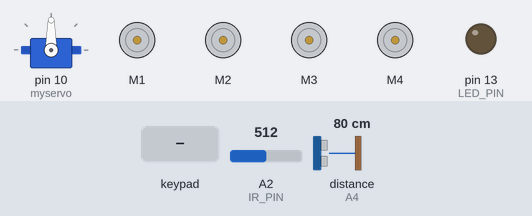
Bench run of a sketch on a simulated Arduino Uno, built with avr-gcc and run on an emulated ATmega328P. Shown: servo, 4 × DC motor (green arrow = forward, orange = backward, longer = faster), output pins drawn as LEDs (lit = HIGH). The test bench sets the inputs (shaded band); at power-on: distance to the obstacle (sensor on A4) 80 cm, A2 (IR_PIN) = 512. The echo pulse lasts 58.3 µs per cm; what the sketch prints to the serial monitor is not drawn.

Above: at 2.7 s.
2.8 s: key 'U' pressed
At 3.2 s:
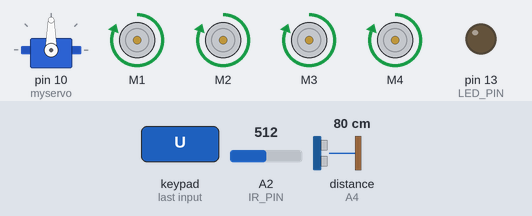
4.4 s: distance to the obstacle (sensor on A4) set to 28 cm
5.9 s: distance to the obstacle (sensor on A4) set to 21 cm
At 6.2 s:
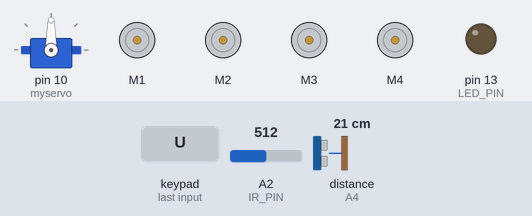
7.4 s: key 'D' pressed
At 7.7 s:
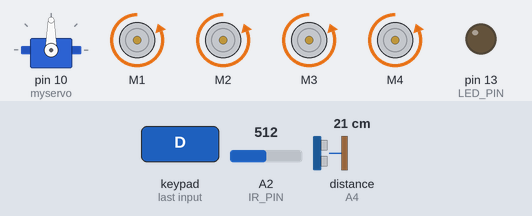
8.9 s: key 'L' pressed
At 10.0 s:
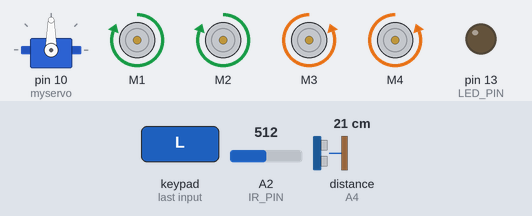
10.4 s: key 'R' pressed
At 11.1 s:
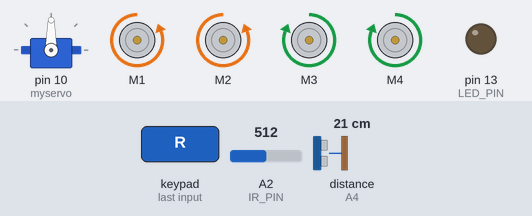
Timing chart, 0 to 12.9 s (numbered marks = the images above; inputs shaded):
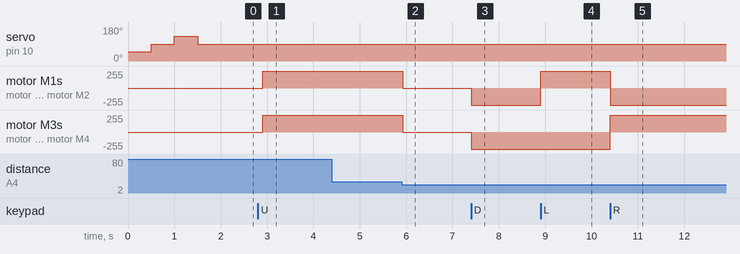

The sketch:

ble_car_dabble.ino
```cpp
#include <AFMotor.h>
#include <NewPing.h>
#include <Servo.h>
#define CUSTOM_SETTINGS
#define INCLUDE_GAMEPAD_MODULE
#include <Dabble.h>

#define RX                   0   // DIGITAL PIN 0  - RX to TX
#define TX                   1   // DIGITAL PIN 1  - TX to RX
#define IR_PIN              A2
#define ECHO_PIN            A4   // Pin A4 on the Motor Drive Shield connected to the ultrasonic sensor
#define TRIG_PIN            A5   // Pin A5 on the Motor Drive Shield connected to the ultrasonic sensor
#define MAX_DISTANCE        100
#define TURN_RIGHT          50
#define TURN_LEFT           130
#define STRAIGHT            90
#define LED_PIN             13
#define FWD                 1
#define BCK                 2
#define LFT                 3
#define RGT                 4
#define NON                 0

//INIT
NewPing sonar(TRIG_PIN, ECHO_PIN, MAX_DISTANCE);
AF_DCMotor rightFrontMotor(1, MOTOR12_64KHZ);
AF_DCMotor rightRearMotor(2, MOTOR12_64KHZ);
AF_DCMotor leftFrontMotor(3, MOTOR34_64KHZ);
AF_DCMotor leftRearMotor(4, MOTOR34_64KHZ);
Servo myservo;

int distance = 100;
int IR_Sensor = 1000;
int setDirection = NON;

void setup()
{
    Dabble.begin(9600, RX, TX);
    Serial.begin(115200);  //Set the baud rate to your Bluetooth module.
    pinMode(IR_PIN, INPUT);
    pinMode(LED_PIN, OUTPUT);
    myservo.attach(10);
    myservo.write(TURN_RIGHT);
    delay(500);
    myservo.write(STRAIGHT);
    delay(500);
    myservo.write(TURN_LEFT);
    delay(500);
    myservo.write(STRAIGHT);
    setDirection = NON;
}

void loop()
{
LOOP_BEGIN:
    if(setDirection == FWD)
    {
        distance = readPing();
        if (distance < 25)
        {
            Serial.print("1. Distance is less than 25 cm, stopping \n");
            Stop();
            distance = 100;
            setDirection = NON;
            goto LOOP_BEGIN;
        }
    }
    else if (setDirection == BCK)
    {
        IR_Sensor = analogRead(IR_PIN);
        Serial.println(IR_Sensor);
        if (IR_Sensor < 100)
        {
            Serial.print("\2. IR Sensor is LOW, stopping \n");
            Stop();
            IR_Sensor = 1000;
            setDirection = NON;
            goto LOOP_BEGIN;
        }
    }
    Dabble.processInput();

    if (GamePad.isUpPressed())
    {
        setDirection = FWD;
        distance = readPing();
        if(distance < 25 )
        {
            Serial.print("2. Distance is less than 25 cm, stopping \n");
            Stop();
            distance = 100;
            setDirection = NON;
            goto LOOP_BEGIN;
        }
        Serial.print("UP");
        Serial.print("\n Going Forward \n");
        forward();
    }

    if (GamePad.isDownPressed())
    {
        setDirection = BCK;
        IR_Sensor = analogRead(IR_PIN);
        Serial.println(IR_Sensor);
        if (IR_Sensor < 100)
        {
            Serial.print("\n2. IR Sensor is LOW, stopping \n");
            Stop();
            IR_Sensor = 1000;
            setDirection = NON;
            goto LOOP_BEGIN;
        }

        Serial.print("DOWN");
        Serial.print("\n Going back \n");
        back();
    }

    if (GamePad.isLeftPressed())
    {
        setDirection = NON;
        Serial.print("Left");
        Serial.print("\n Going left \n");
        left();
    }

    if (GamePad.isRightPressed())
    {
        setDirection = NON;
        Serial.print("Right");
        Serial.print("\n Going right \n");
        right();
    }
    if (GamePad.isCirclePressed())
    {
        setDirection = NON;
        Serial.print("STOP");
        Serial.print("\n Going to stop \n");
        Stop();
    }


}

void flashLED(int numberOfTimes)
{
  int i = 0;
  for (i = 0; i < numberOfTimes; i++)
  {
    digitalWrite(LED_PIN, HIGH);
    delay(100);
    digitalWrite(LED_PIN, LOW);
    delay(100);
  }
  digitalWrite(LED_PIN, LOW);
}

// called from look(), will return ping (from ultrasonic sensor) value in cm
int readPing()
{
    delay(100);
    // read in centimeter
    int cm = sonar.ping_cm();
    if(cm==0)
    {
        cm = 250;
    }
    return cm;
}

void forward()
{
    rightFrontMotor.setSpeed(255); //Define maximum velocity
    rightFrontMotor.run(FORWARD); //rotate the motor clockwise
    rightRearMotor.setSpeed(255); //Define maximum velocity
    rightRearMotor.run(FORWARD); //rotate the motor clockwise
    leftFrontMotor.setSpeed(255);//Define maximum velocity
    leftFrontMotor.run(FORWARD); //rotate the motor clockwise
    leftRearMotor.setSpeed(255);//Define maximum velocity
    leftRearMotor.run(FORWARD); //rotate the motor clockwise
}

void back()
{
    rightFrontMotor.setSpeed(255); //Define maximum velocity
    rightFrontMotor.run(BACKWARD); //rotate the motor anti-clockwise
    rightRearMotor.setSpeed(255); //Define maximum velocity
    rightRearMotor.run(BACKWARD); //rotate the motor anti-clockwise
    leftFrontMotor.setSpeed(255); //Define maximum velocity
    leftFrontMotor.run(BACKWARD); //rotate the motor anti-clockwise
    leftRearMotor.setSpeed(255); //Define maximum velocity
    leftRearMotor.run(BACKWARD); //rotate the motor anti-clockwise
}

void left()
{
    rightFrontMotor.setSpeed(255); //Define maximum velocity
    rightFrontMotor.run(FORWARD); //rotate the motor clockwise
    rightRearMotor.setSpeed(255); //Define maximum velocity
    rightRearMotor.run(FORWARD); //rotate the motor clockwise
    leftFrontMotor.setSpeed(255); //Define maximum velocity
    leftFrontMotor.run(BACKWARD); //rotate the motor anti-clockwise
    leftRearMotor.setSpeed(255); //Define maximum velocity
    leftRearMotor.run(BACKWARD); //rotate the motor anti-clockwise
}

void right()
{
    rightFrontMotor.setSpeed(255); //Define maximum velocity
    rightFrontMotor.run(BACKWARD); //rotate the motor anti-clockwise
    rightRearMotor.setSpeed(255); //Define maximum velocity
    rightRearMotor.run(BACKWARD); //rotate the motor anti-clockwise
    leftFrontMotor.setSpeed(255); //Define maximum velocity
    leftFrontMotor.run(FORWARD);  //rotate the motor clockwise
    leftRearMotor.setSpeed(255); //Define maximum velocity
    leftRearMotor.run(FORWARD);  //rotate the motor clockwise
}

void Stop()
{
    rightFrontMotor.setSpeed(0); //Define minimum velocity
    rightFrontMotor.run(RELEASE); //stop the motor when release the button
    rightRearMotor.setSpeed(0); //Define minimum velocity
    rightRearMotor.run(RELEASE); //rotate the motor clockwise
    leftFrontMotor.setSpeed(0); //Define minimum velocity
    leftFrontMotor.run(RELEASE); //stop the motor when release the button
    leftRearMotor.setSpeed(0); //Define minimum velocity
    leftRearMotor.run(RELEASE); //stop the motor when release the button
    setDirection = NON;
}
```

Measured:
- the behaviour switches between 25 and 24 cm on distance to the obstacle (sensor on A4) (found by bisection; images 1 and 2)
- after the input at 2.8 s, motor M1–4: stopped → forward 255/255 after 0.11 s
- after the input at 5.9 s, motor M1–4: forward 255/255 → stopped at once
- after the input at 7.4 s, motor M1–4: stopped → backward 255/255 at once
- after the input at 8.9 s, motor M1, motor M2: backward 255/255 → forward 255/255 at once
- after the input at 10.4 s, motor M1, motor M2: forward 255/255 → backward 255/255 at once; motor M3, motor M4: backward 255/255 → forward 255/255 at once
